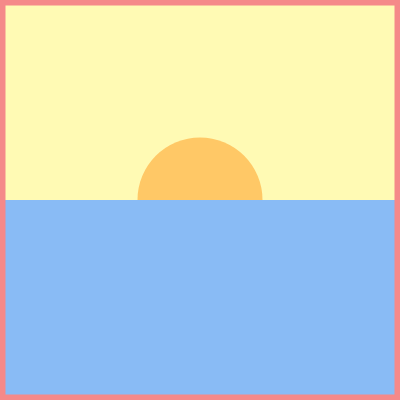
Frame 1 (no input)
Frame 60 (no input): identical to frame 1, image omitted
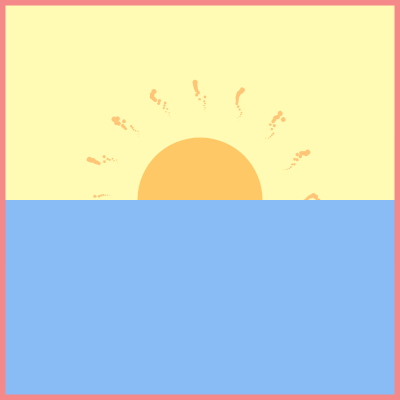
Frame 120 (the mouse pressed at the canvas centre since frame 60)

The p5.js sketch that drew these frames (run headless with seeded random() and noise() and a simulated clock; from frame 60 on, the mouse is pressed at the canvas centre):

// p5.js sketch
// ── sketch.js
// globals
let speed;
let bounds;
let triggerCount;
let triggerRadius;
let cullRadius;
let orbChain;
let orbChains;

function setup() {
  createCanvas(400, 400);
  speed = 1.0
  bounds = createVector(400, 400);
  triggerCount = 0;
  triggerRadius = 75;
  cullRadius = 300;
  maxRadius = Math.sqrt(Math.pow(bounds.x, 2) + Math.pow(bounds.y, 2)) + 275;
  orbChains = [];
  orbChains.push(initOrbs(16));

}

function draw() {
  background(255,250,180);
  translate(width/2, height/2);

  if (triggerCount >= triggerRadius) {
    orbChains.unshift(initOrbs(16));
    triggerCount = 0;
  } else {
    triggerCount += speed;
  }

  if ((orbChains[orbChains.length-1][0].leader.position.x >= cullRadius) 
  || (orbChains[orbChains.length-1][0].leader.position.x >= cullRadius)) {
    orbChains.pop();
  }

  for (let i = 0; i < orbChains.length; i++) {
    for (let j = 0; j < orbChains[i].length; j++) {
      rotate((Math.PI / 8));
      orbChains[i][j].move();
    }
  }

  fill(255, 200, 102)
  noStroke();
  ellipse(0, 0, 125, 125);
  
  fill(137,187,245);
  noStroke();
  rect(-bounds.x/2, 0, 400, 200);

  drawBounds();
}

function drawBounds() {
  noFill();
  stroke(245, 137, 137);
  strokeWeight(11);
  rect(-bounds.x/2,-bounds.y/2, bounds.x, bounds.y);
}

function initOrbs(numOrbChains) {
  chain = [];
  for (let i = 0; i< numOrbChains; i++) {
    chain.push(new OrbChain(createVector(speed, 0), .16, .5))
  }
  return chain;
}
// ── Orb.js
class Orb {
  constructor(radius, color, position, speed) {
    this.radius = radius;
    this.color = color;
    this.position = position;
    this.speed = speed;
    this.osc = createVector(0, 0);
  }

  move() {
    this.position.add(this.speed);
  }

  draw() {
    push();
    translate(this.position.x + 5*Math.sin(this.osc.x), this.position.y + 5*Math.sin(this.osc.y));
    noStroke();
    fill(this.color);
    ellipse(0, 0, this.radius * 2, this.radius * 2);
    pop();
  }

  checkBoundsCollision(bounds) {
    if (this.position.x > bounds.x / 2 - this.radius) {
        this.position.x = bounds.x / 2 - this.radius;
        this.speed.x *= -1;
    }
    else if (this.position.x < -bounds.x / 2 + this.radius) {
        this.position.x = -bounds.x / 2 + this.radius;
        this.speed.x *= -1;
    }

    if (this.position.y > bounds.y / 2 - this.radius) {
        this.position.y = bounds.y / 2 - this.radius;
        this.speed.y *= -1;
    }
    else if (this.position.y < -bounds.y / 2 + this.radius) {
        this.position.y = -bounds.y / 2 + this.radius;
        this.speed.y *= -1;
    }
  }
}
// ── OrbChain.js
class OrbChain {

    constructor(leadSpeed, springing, damping) {
        this.leader = new Orb(2.5, color(0, 0, 0), createVector(0, 0),
        leadSpeed);
        this.followers = this.createFollowers();
        this.springing = springing;
        this.damping = damping;
    }

    move() {
        this.leader.move();
        for (let i = 0; i < this.followers.length; i++) {
            if (i == 0) {
                let deltaX = this.leader.position.x - this.followers[i].position.x;
                let deltaY = this.leader.position.y - this.followers[i].position.y;
 
                deltaX *= this.springing;
                deltaY *= this.springing;
                this.followers[i].speed.x += deltaX;
                this.followers[i].speed.y += deltaY;

                this.followers[i].move();

                this.followers[i].osc.add(createVector(random(0.1, 0.5)*deltaY, random(0.1, 0.5)*deltaX))

                this.followers[i].speed.x *= this.damping;
                this.followers[i].speed.y *= this.damping;
                
                noStroke();
                // this.leader.draw();
                this.followers[i].draw();
            } else {
                let deltaX = this.followers[i - 1].position.x - this.followers[i].position.x;
                let deltaY = this.followers[i - 1].position.y - this.followers[i].position.y;

                deltaX *= this.springing;
                deltaY *= this.springing;
                this.followers[i].speed.x += deltaX;
                this.followers[i].speed.y += deltaY;

                this.followers[i].osc.add(createVector(random(0.1, 0.5)*deltaY, random(0.1, 0.5)*deltaX))

                this.followers[i].move();

                this.followers[i].speed.x *= this.damping;
                this.followers[i].speed.y *= this.damping;

                // this.leader.draw();
                this.followers[i].draw();

            }
        }
    }

    createFollowers() {
      let followers = [];
      let numPoints = 15;
      let radiiFactor = 2.4 / numPoints;

      for (let i = 0; i < numPoints; i++) {
        followers[i] = new Orb(2.5-radiiFactor*i,
                            color(255, 197, 119),
                            createVector(0, 0),
                            createVector(0, 0));
      }
      return followers;
    }
}
